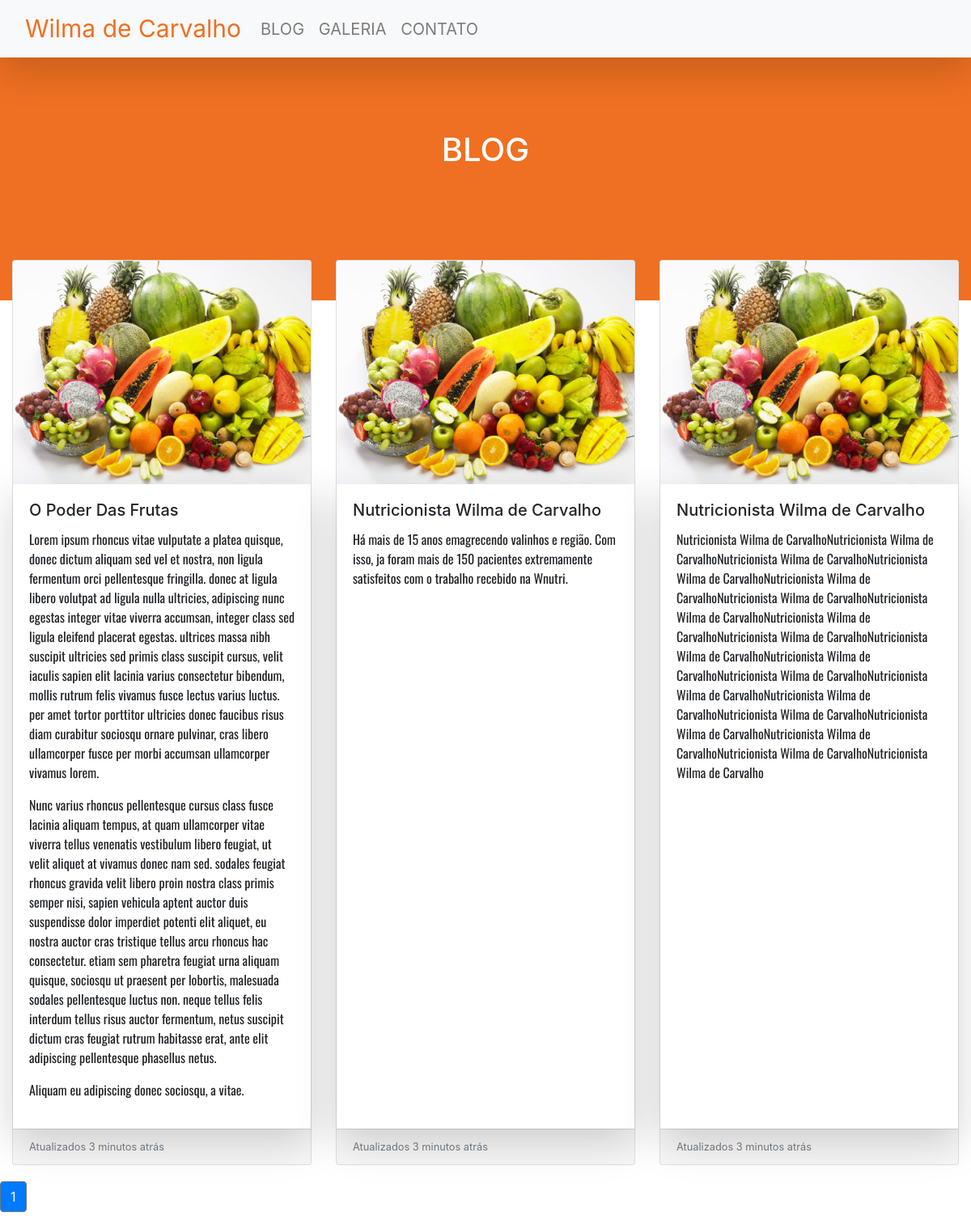
The app's page /paginas/blog.php with its own data.
### tables this page shows
CREATE TABLE `blog` (
  `IdBlog` int(11) NOT NULL,
  `titulo_bg` varchar(255) NOT NULL,
  `texto_bg` longtext NOT NULL,
  `idImagem` int(11) NOT NULL,
  `data_bg` datetime NOT NULL
);

### paginas/blog.php (the view, shortened to what this page needs)
<html>
<head>
<link rel="stylesheet" href="https://stackpath.bootstrapcdn.com/bootstrap/4.4.1/css/bootstrap.min.css">
<link rel="stylesheet" type="text/css" href="../css/blog.css">
<link rel="stylesheet" href="https://cdnjs.cloudflare.com/ajax/libs/font-awesome/4.7.0/css/font-awesome.min.css">
</head>
<body>
	<?php
	require_once("teste_conexao.php");
	$consulta1 = "SELECT * FROM blog";
	$result1 = mysqli_query($conn, $consulta1);
	$total_registros = mysqli_num_rows($result1);
	$num_pg = ceil($total_registros / 3);
	if(isset($_GET['pagina_atual'])){
		$num = $_GET['pagina_atual'];
	}
	else{
		$num = 1;
	}
	$primeiro = ($num*3)-3;
	$consulta = "SELECT * FROM blog LIMIT $primeiro, 3";
	$result = mysqli_query($conn, $consulta);
?>
	<main>
		<div style="height: 250px">
			<div id="texto">
				<h1 class="container text-center">BLOG <a href="cadastro_blog.php"><?php if(isset($_SESSION['us_permissao'])){if($_SESSION['us_permissao'] == 'administrador'){echo "<i class='fas fa-plus'></i>";}} ?></a></h1>
			</div>
		</div>
		<div class="card-deck" style="margin: 0;">
		<?php while($registro = mysqli_fetch_array($result)){?>
		  <div class="card">
			<img class="card-img-top" src="../img/frutas.jpg" alt="Imagem de capa do card">
			<div class="card-body shadow-lg">
			  <h5 class="card-title"><?php echo $registro['titulo_bg'];?></h5>
				<div style="font-family: 'Oswald', sans-serif;">
				 <p class="card-text"><?php echo $registro['texto_bg'];?></p>
				</div>
			</div>
			<div class="card-footer">
			  <small class="text-muted">Atualizados 3 minutos atrás</small>
			</div>
		  </div>
		 <?php } ?>
		</div>
		<nav class="navbar-expand my-3">
							<ul class="navbar-nav mr-auto">
								<ul class="pagination mt-1">
											<?php for($i=1;$i<=$num_pg;$i++){ ?>
											<li class="page-item <?php if($num == $i){echo 'active';} ?>" aria-current="page">
												<a class="page-link border-secondary" href="ge_usuarios.php?pagina_atual=<?php echo $i; ?>"><span class="sr-only"></span><?php echo $i; ?></a>
											</li>
											<?php } ?>
								</ul>
							</ul>
						</nav>
</main>
</body>
</html>

### css/blog.css (style rules this page uses)
#texto { height: 300px; background-color: #EF7022; position: relative; }
h1 { color: white; position: relative; width: 20px; top: 90px; }

### records on screen
blog: titulo_bg "O Poder Das Frutas", texto_bg "Lorem ipsum rhoncus vitae vulputate a platea quisque, donec dictum aliquam sed vel et nostra, non ligula fermentum orci pellentesque fringilla. donec at ligula libero volutpat ad ligula nulla ultricies, adipiscing nunc egestas integer vitae viverra accumsan, integer class sed ligula eleifend placerat egestas. ultrices massa nibh suscipit ultricies sed primis class suscipit cursus, velit iaculis sapien elit lacinia varius consectetur bibendum, mollis rutrum felis vivamus fusce lectus varius luctus. per amet tortor porttitor ultricies donec faucibus risus diam curabitur sociosqu ornare pulvinar, cras libero ullamcorper fusce per morbi accumsan ullamcorper vivamus lorem. Nunc varius rhoncus…"
blog: titulo_bg "Nutricionista Wilma de Carvalho", texto_bg "Há mais de 15 anos emagrecendo valinhos e região. Com isso, ja foram mais de 150 pacientes extremamente satisfeitos com o trabalho recebido na Wnutri."
blog: titulo_bg "Nutricionista Wilma de Carvalho", texto_bg "Nutricionista Wilma de CarvalhoNutricionista Wilma de CarvalhoNutricionista Wilma de CarvalhoNutricionista Wilma de CarvalhoNutricionista Wilma de CarvalhoNutricionista Wilma de CarvalhoNutricionista Wilma de CarvalhoNutricionista Wilma de CarvalhoNutricionista Wilma de CarvalhoNutricionista Wilma de CarvalhoNutricionista Wilma de CarvalhoNutricionista Wilma de CarvalhoNutricionista Wilma de CarvalhoNutricionista Wilma de CarvalhoNutricionista Wilma de CarvalhoNutricionista Wilma de CarvalhoNutricionista Wilma de CarvalhoNutricionista Wilma de CarvalhoNutricionista Wilma de Carvalho"
